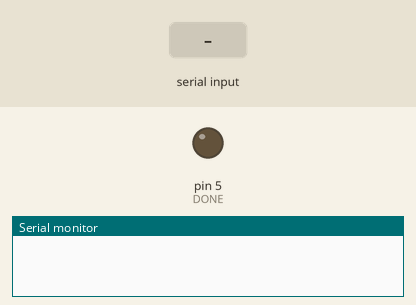
A sketch run on a simulated Arduino Uno, built with avr-gcc and run on an emulated ATmega328P. On the bench: output pins drawn as LEDs (lit = HIGH), the last lines printed to the serial monitor. Inputs (shaded band) come from the test bench.

Above: at 1.2 s.
1.3 s: "1" received over the second serial link
At 2.5 s:
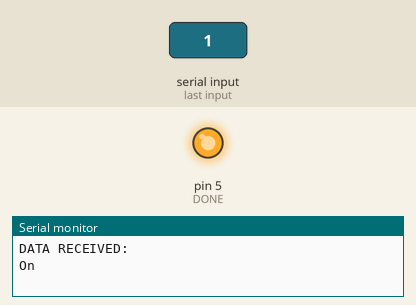
2.8 s: "0" received over the second serial link
At 3.6 s:
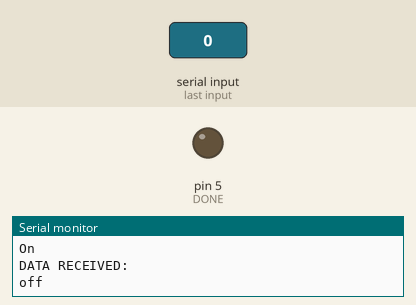
Timing chart, 0 to 5.8 s (numbered marks = the images above; inputs shaded):
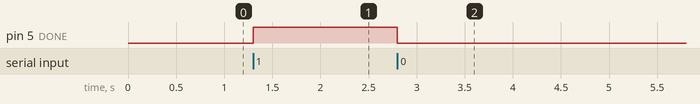

Measured:
- after the input at 1.3 s, pin 5 (DONE): LOW → HIGH at once
- after the input at 2.8 s, pin 5 (DONE): HIGH → LOW at once

The sketch:

bluetooth_test.ino
```cpp
#include "TM1637Display.h"
#include <SoftwareSerial.h>

SoftwareSerial mySerial(7,6);

#define CLK 4
#define DIO 3
#define GREEN 2
#define DONE 5
int sec;
int min;

TM1637Display display = TM1637Display(CLK, DIO);

void setup() {
  // put your setup code here, to run once:

  //serial for bluetooth
  mySerial.begin(9600);
  Serial.begin(9600);

  //declare leds
  pinMode(DONE, OUTPUT);
}

void loop() {
  // put your main code here, to run repeatedly:
  if(mySerial.available()) {
    int i = mySerial.read();
    Serial.println("DATA RECEIVED:");
    if(i == '1') {
      digitalWrite(DONE, 10);
      Serial.println("On");
    }
    if(i == '0') {
      digitalWrite(DONE, 0);
      Serial.println("off");
    }
  }
}
```
